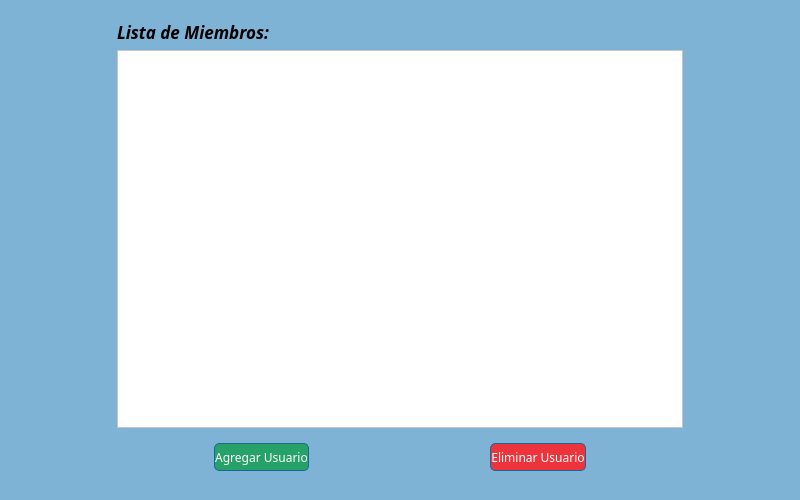
<?xml version="1.0" encoding="UTF-8"?>
<ui version="4.0">
 <class>Edit_users</class>
 <widget class="QDialog" name="Edit_users">
  <property name="geometry">
   <rect>
    <x>0</x>
    <y>0</y>
    <width>800</width>
    <height>500</height>
   </rect>
  </property>
  <property name="minimumSize">
   <size>
    <width>800</width>
    <height>500</height>
   </size>
  </property>
  <property name="maximumSize">
   <size>
    <width>800</width>
    <height>500</height>
   </size>
  </property>
  <property name="windowTitle">
   <string>Dialog</string>
  </property>
  <property name="windowIcon">
   <iconset resource="recursos.qrc">
    <normaloff>:/recursos/presupuesto.png</normaloff>:/recursos/presupuesto.png</iconset>
  </property>
  <property name="styleSheet">
   <string notr="true">background-color: rgb(127, 179, 213);</string>
  </property>
  <layout class="QHBoxLayout" name="horizontalLayout">
   <item>
    <spacer name="horizontalSpacer">
     <property name="orientation">
      <enum>Qt::Horizontal</enum>
     </property>
     <property name="sizeType">
      <enum>QSizePolicy::Fixed</enum>
     </property>
     <property name="sizeHint" stdset="0">
      <size>
       <width>97</width>
       <height>28</height>
      </size>
     </property>
    </spacer>
   </item>
   <item>
    <widget class="QWidget" name="widget" native="true">
     <layout class="QVBoxLayout" name="verticalLayout">
      <item>
       <widget class="QLabel" name="label_2">
        <property name="font">
         <font>
          <family>Lucida Bright</family>
          <pointsize>13</pointsize>
          <italic>true</italic>
          <bold>true</bold>
         </font>
        </property>
        <property name="text">
         <string>Lista de Miembros: </string>
        </property>
       </widget>
      </item>
      <item>
       <widget class="QTableWidget" name="tblUsuarios">
        <property name="styleSheet">
         <string notr="true">background-color: rgb(255, 255, 255);</string>
        </property>
       </widget>
      </item>
      <item>
       <widget class="QWidget" name="widget_4" native="true">
        <layout class="QHBoxLayout" name="horizontalLayout_3">
         <item>
          <spacer name="horizontalSpacer_5">
           <property name="orientation">
            <enum>Qt::Horizontal</enum>
           </property>
           <property name="sizeHint" stdset="0">
            <size>
             <width>40</width>
             <height>20</height>
            </size>
           </property>
          </spacer>
         </item>
         <item>
          <widget class="QPushButton" name="addUser">
           <property name="minimumSize">
            <size>
             <width>94</width>
             <height>28</height>
            </size>
           </property>
           <property name="font">
            <font>
             <family>Lucida Bright</family>
             <italic>false</italic>
            </font>
           </property>
           <property name="styleSheet">
            <string notr="true">border: 1px solid rgb(24, 103, 155);
border-radius: 5px;
background-color: rgb(38, 162, 105);
color: white;
</string>
           </property>
           <property name="text">
            <string>Agregar Usuario</string>
           </property>
          </widget>
         </item>
         <item>
          <spacer name="horizontalSpacer_6">
           <property name="orientation">
            <enum>Qt::Horizontal</enum>
           </property>
           <property name="sizeHint" stdset="0">
            <size>
             <width>40</width>
             <height>20</height>
            </size>
           </property>
          </spacer>
         </item>
         <item>
          <spacer name="horizontalSpacer_7">
           <property name="orientation">
            <enum>Qt::Horizontal</enum>
           </property>
           <property name="sizeHint" stdset="0">
            <size>
             <width>40</width>
             <height>20</height>
            </size>
           </property>
          </spacer>
         </item>
         <item>
          <widget class="QPushButton" name="eliminarUser">
           <property name="minimumSize">
            <size>
             <width>94</width>
             <height>28</height>
            </size>
           </property>
           <property name="font">
            <font>
             <family>Lucida Bright</family>
            </font>
           </property>
           <property name="styleSheet">
            <string notr="true">border: 1px solid rgb(24, 103, 155);
border-radius: 5px;
background-color: rgb(237, 51, 59);
color: white;</string>
           </property>
           <property name="text">
            <string>Eliminar Usuario</string>
           </property>
          </widget>
         </item>
         <item>
          <spacer name="horizontalSpacer_8">
           <property name="orientation">
            <enum>Qt::Horizontal</enum>
           </property>
           <property name="sizeHint" stdset="0">
            <size>
             <width>40</width>
             <height>20</height>
            </size>
           </property>
          </spacer>
         </item>
        </layout>
       </widget>
      </item>
     </layout>
    </widget>
   </item>
   <item>
    <spacer name="horizontalSpacer_2">
     <property name="orientation">
      <enum>Qt::Horizontal</enum>
     </property>
     <property name="sizeType">
      <enum>QSizePolicy::Fixed</enum>
     </property>
     <property name="sizeHint" stdset="0">
      <size>
       <width>97</width>
       <height>20</height>
      </size>
     </property>
    </spacer>
   </item>
  </layout>
 </widget>
 <resources>
  <include location="recursos.qrc"/>
 </resources>
 <connections/>
</ui>
